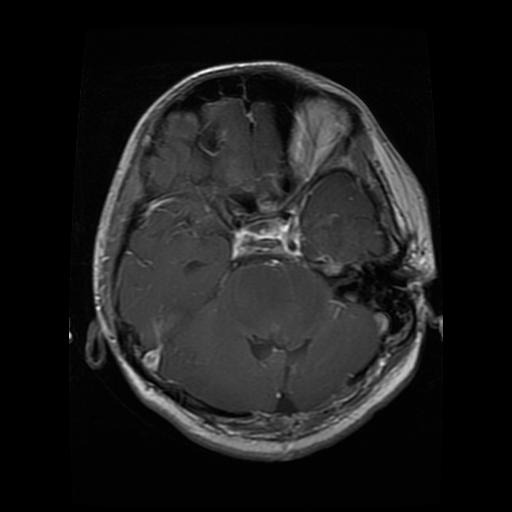
#> input picture Clas-archive/data_set/Te-gl_0010.jpg, 512 x 512 px, given in place of 3_mask.png, which was not available
$ python test_superpixel.py
#> lines starting #> are read from the running program, lines starting #| are printed output that depends on the picture; after the words box and inside, x2 and y2 are one past the last pixel; in counts of white or black regions, pixels touching at a corner belong together; pictures that were not available may be replaced by others from this repository, and a replacement may not be noted
import cv2
import numpy as np
from scipy.ndimage import distance_transform_edt

def evaluate_target_superpixel_adjusted(gt_mask_path, sp_image_path):
    # 1. Load images
#> called with gt_mask_path = '3_mask.png', sp_image_path = '3_slic.png'
    gt_img = cv2.imread(gt_mask_path, cv2.IMREAD_GRAYSCALE)
#> gt_img is the input picture: shape (512, 512); min 0, max 255, mean 27.9
    sp_color = cv2.imread(sp_image_path, cv2.IMREAD_COLOR)
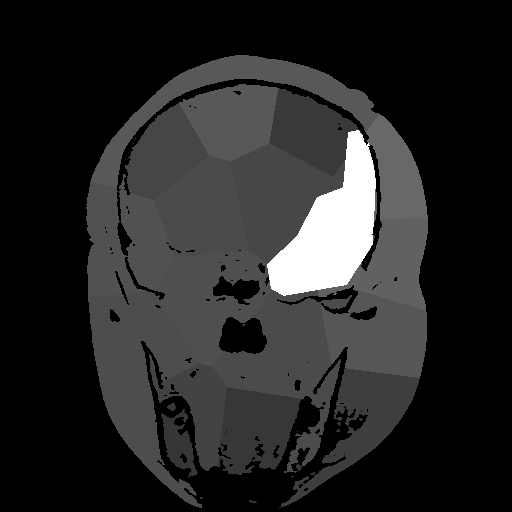
#> input picture superpiexl/3_slic.png, 512 x 512 px
#> sp_color is the input picture: shape (512, 512, 3); min 0, max 255, mean 38.6

    if gt_img is None or sp_color is None:
        raise ValueError("Could not load images.")

    # 2. Binarize Ground Truth
    gt_raw = (gt_img > 127).astype(np.uint8)
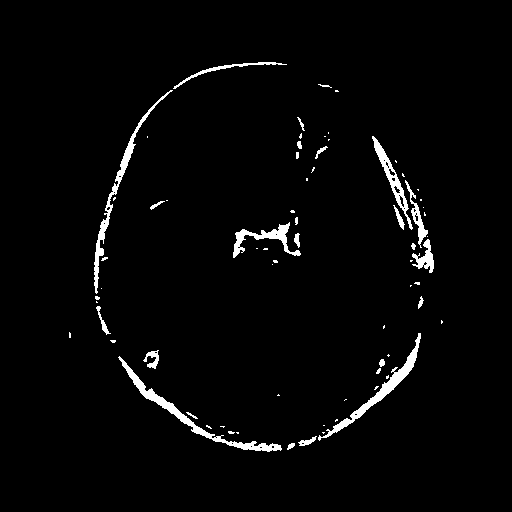
#> gt_raw: shape (512, 512); values 0 (black) and 1 (white), 2.6% white; 71 white regions (46 under 20 px), largest, box (x1, y1, x2, y2) and area: (118, 356, 282, 452) 1226, (318, 333, 421, 441) 1062, (94, 90, 173, 294) 1008

    # --- SCIENTIFIC ADJUSTMENT 1: Morphological Smoothing ---
    # Apply a closing operation to the GT mask to remove micro-details
    # and match the macro-topological scale of the 16-block SLIC.
    smooth_kernel = np.ones((7, 7), np.uint8)
    gt = cv2.morphologyEx(gt_raw, cv2.MORPH_CLOSE, smooth_kernel)
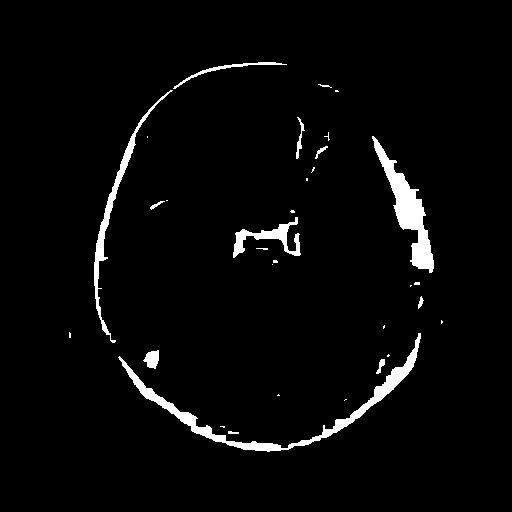
#> gt: shape (512, 512); values 0 (black) and 1 (white), 3.2% white; 32 white regions (19 under 20 px), largest, box (x1, y1, x2, y2) and area: (118, 333, 421, 452) 2871, (372, 136, 434, 273) 2329, (94, 90, 173, 343) 1358

    # 3. Isolate ONLY the white target area
    lower_white = np.array([250, 250, 250], dtype=np.uint8)
    upper_white = np.array([255, 255, 255], dtype=np.uint8)
    sp_isolated = cv2.inRange(sp_color, lower_white, upper_white)
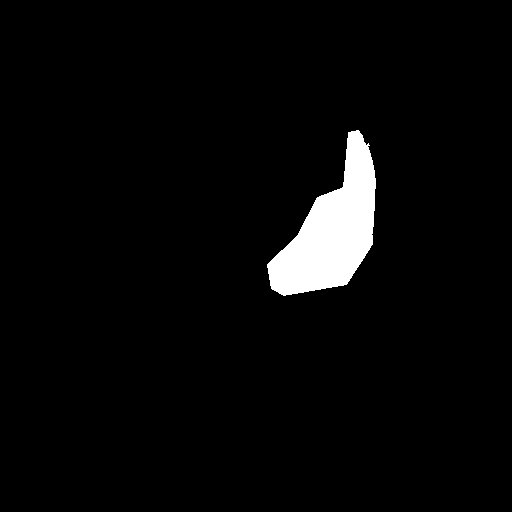
#> sp_isolated: shape (512, 512); 3.5% white; 1 white region, box (x1, y1, x2, y2) and area: (267, 130, 376, 296) 9118
    sp = (sp_isolated > 0).astype(np.uint8)

    # Calculate areas
    area_G = np.sum(gt)
#> area_G = 8435
    area_S = np.sum(sp)
#> area_S = 9118
    intersection = np.sum(gt & sp)
#> intersection = 157

    if area_G == 0 or area_S == 0:
        return 0.0, 0.0, 0.0

    # 1. Region Consistency (DSC)
    dsc = (2.0 * intersection) / (area_S + area_G)
#> dsc = 0.0179

    # 2. Under-Segmentation Error (UE)
    s_minus_g = np.sum((sp == 1) & (gt == 0))
#> s_minus_g = 8961
    ue = s_minus_g / area_G
#> ue = 1.06

    # 3. Boundary Recall (BR)
    bound_kernel = np.ones((3, 3), np.uint8)
    gt_boundary = cv2.morphologyEx(gt, cv2.MORPH_GRADIENT, bound_kernel)
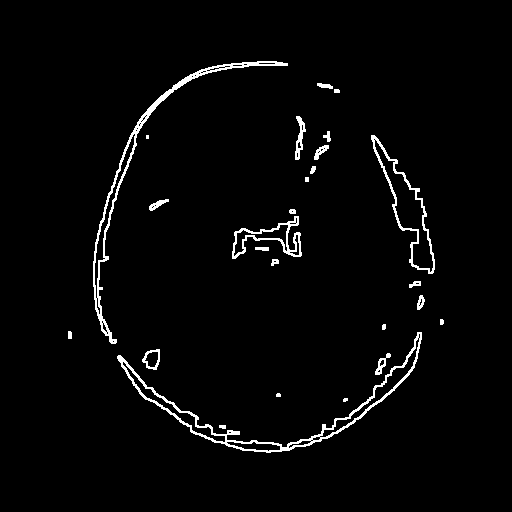
#> gt_boundary: shape (512, 512); values 0 (black) and 1 (white), 2.6% white in thin lines or dots, all inside (x1, y1, x2, y2) = (68, 61, 444, 453)
    sp_boundary = cv2.morphologyEx(sp, cv2.MORPH_GRADIENT, bound_kernel)
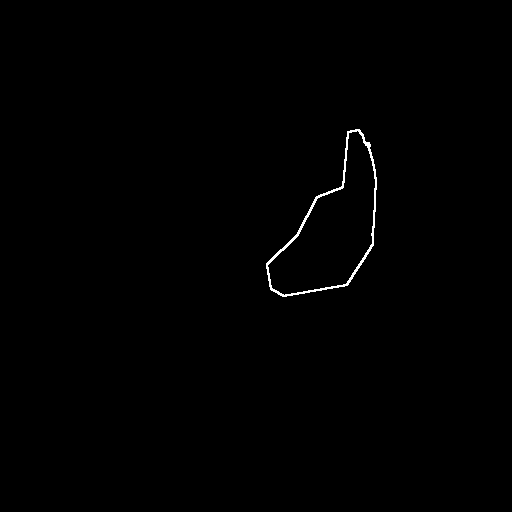
#> sp_boundary: shape (512, 512); values 0 (black) and 1 (white), 0.42% white in thin lines or dots, all inside (x1, y1, x2, y2) = (266, 129, 377, 297)

    total_gt_boundary_pixels = np.sum(gt_boundary > 0)
#> total_gt_boundary_pixels = 6915

    if total_gt_boundary_pixels == 0:
        br = 0.0
    else:
        inverse_sp_boundary = 1 - (sp_boundary > 0).astype(np.uint8)
        distance_map = distance_transform_edt(inverse_sp_boundary)
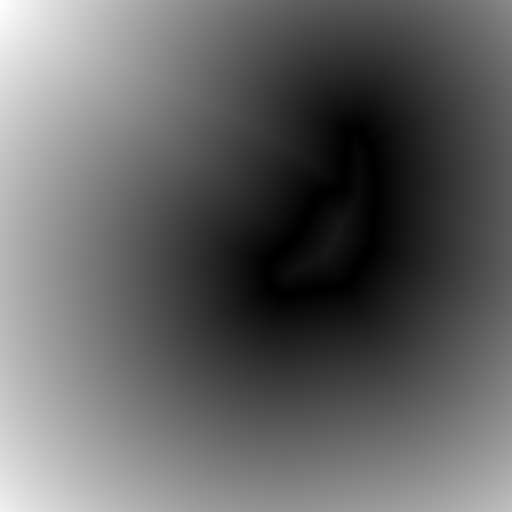
#> distance_map: shape (512, 512) float64; min 0, max 370.9, mean 144; drawn with min black and max white

        # --- SCIENTIFIC ADJUSTMENT 2: Relaxed Tolerance ---
        # Increase tolerance from 2 to 5 pixels to account for the K=16 grid size.
        matched_pixels = np.sum(distance_map[gt_boundary > 0] <= 2)
#> matched_pixels = 83
        br = matched_pixels / total_gt_boundary_pixels
#> br = 0.012

    return dsc, ue, br

if __name__ == "__main__":
    ground_truth_path = "3_mask.png"
    superpixel_path = "3_slic.png"

    try:
        dsc, ue, br = evaluate_target_superpixel_adjusted(ground_truth_path, superpixel_path)
#> dsc = 0.0179; ue = 1.06; br = 0.012
        print("=== Scale-Adjusted Quantitative Evaluation Results ===")
        print(f"Region Consistency (DSC):   {dsc * 100:.2f}%")
#| Region Consistency (DSC):   1.79%
        print(f"Under-Segmentation Error: {ue * 100:.2f}%")
#| Under-Segmentation Error: 106.24%
        print(f"Boundary Recall (BR):       {br * 100:.2f}%")
#| Boundary Recall (BR):       1.20%
        print("======================================================")
    except Exception as e:
        print(f"Error calculating metrics: {e}")
